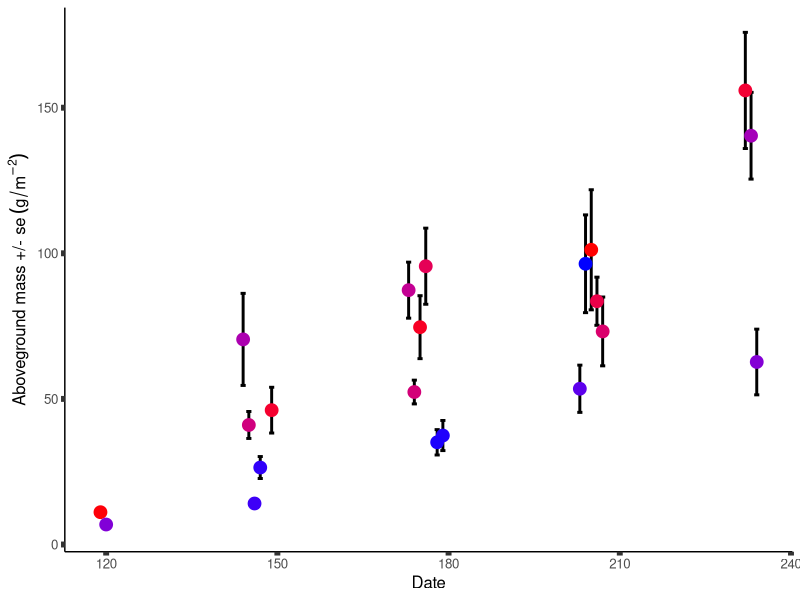
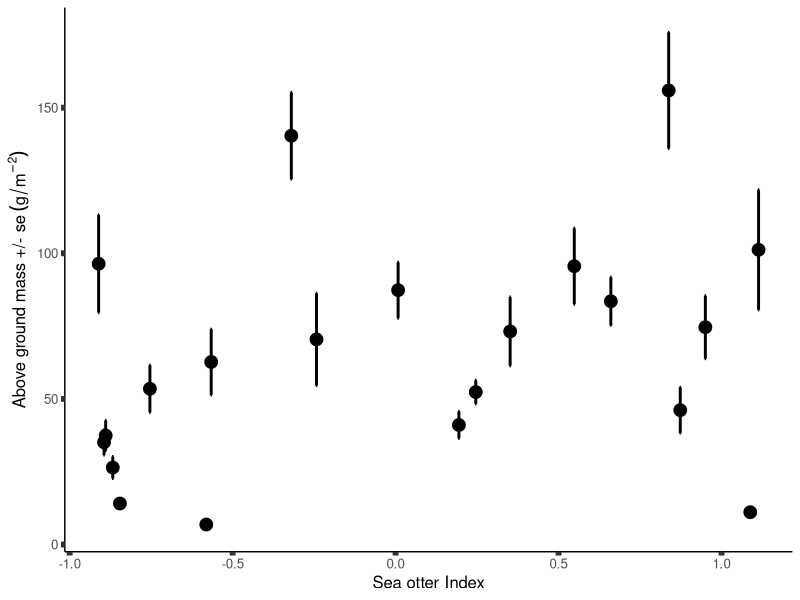
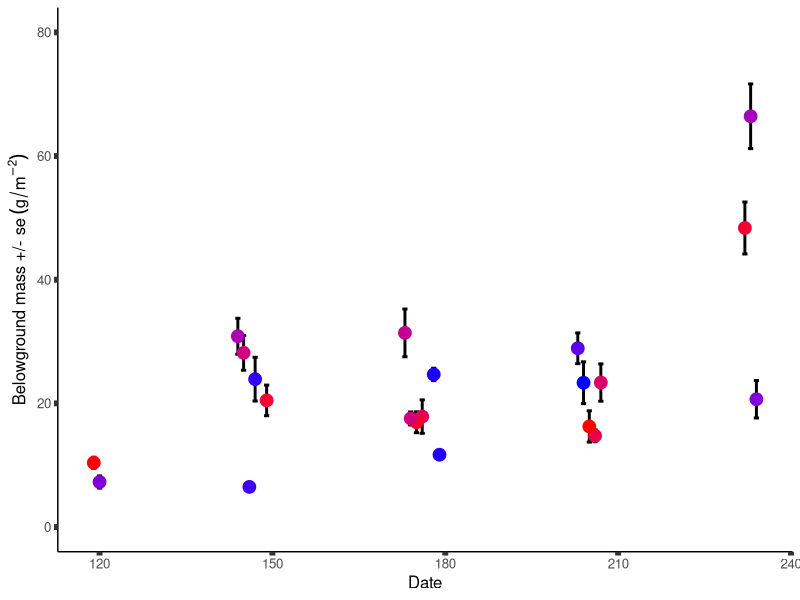
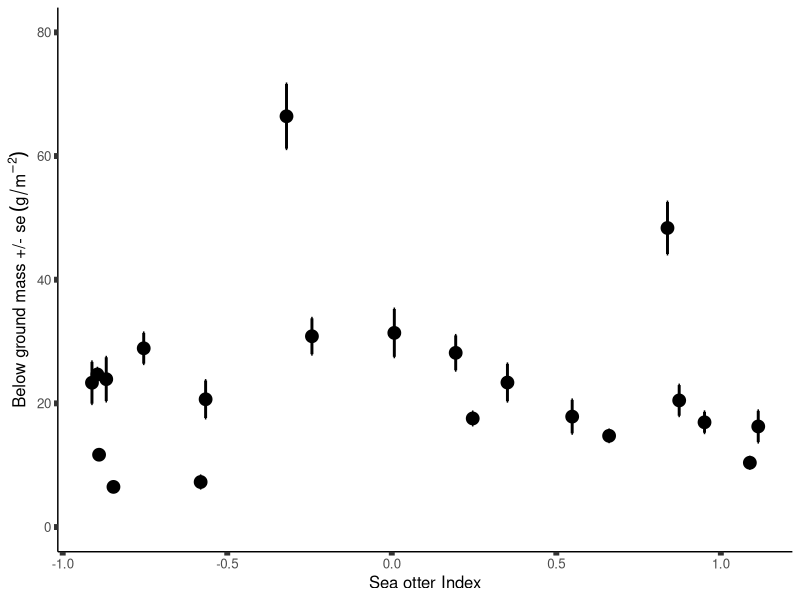
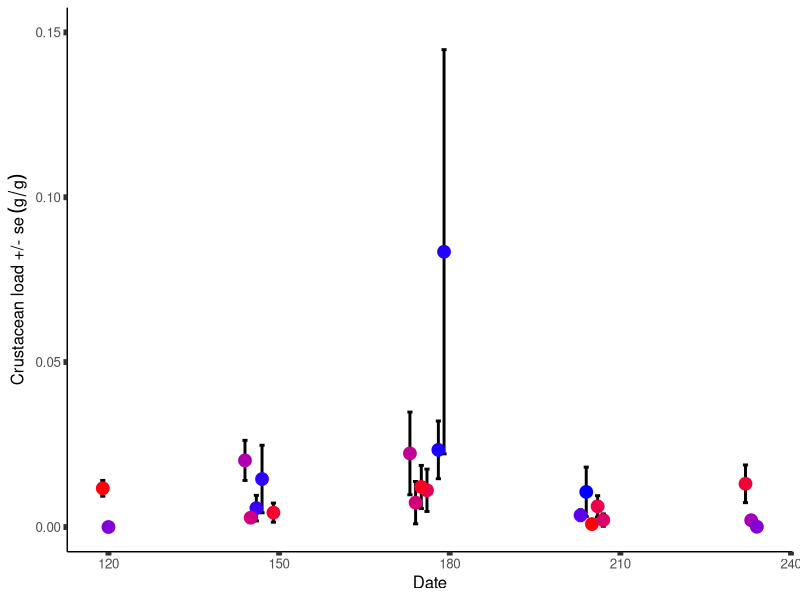
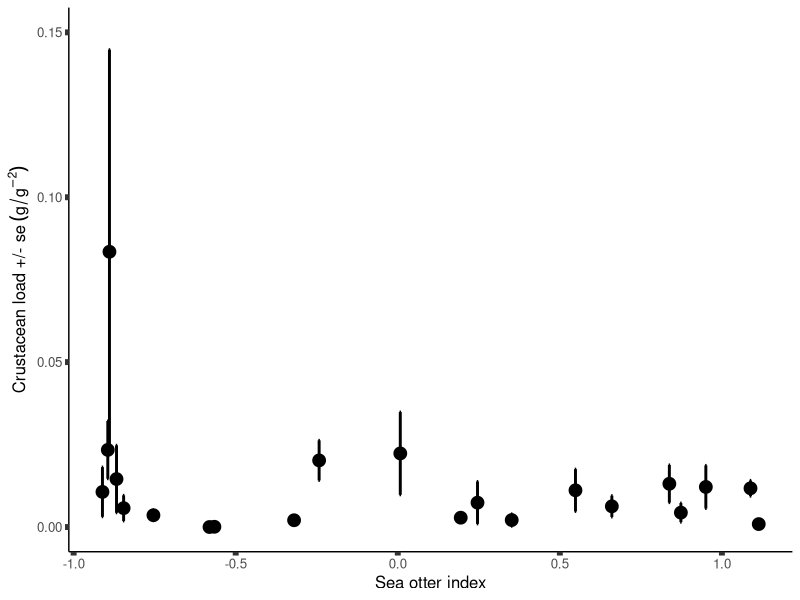
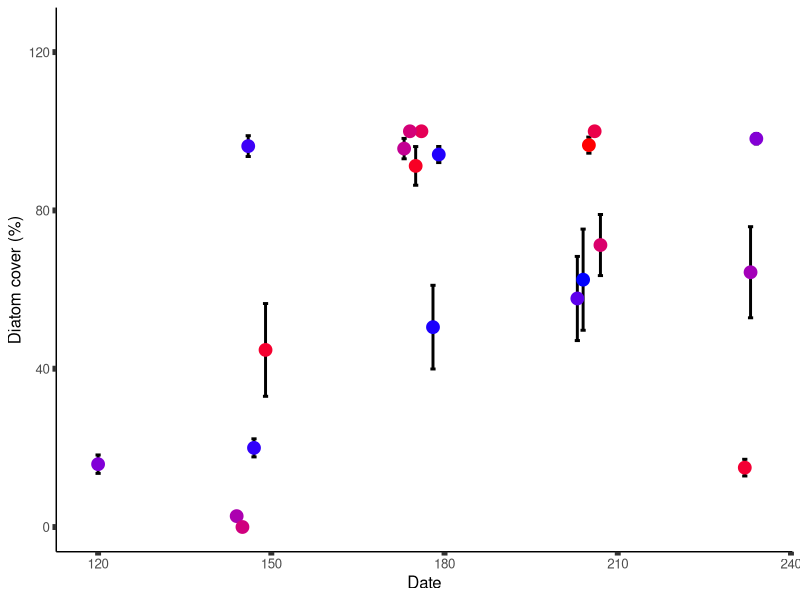
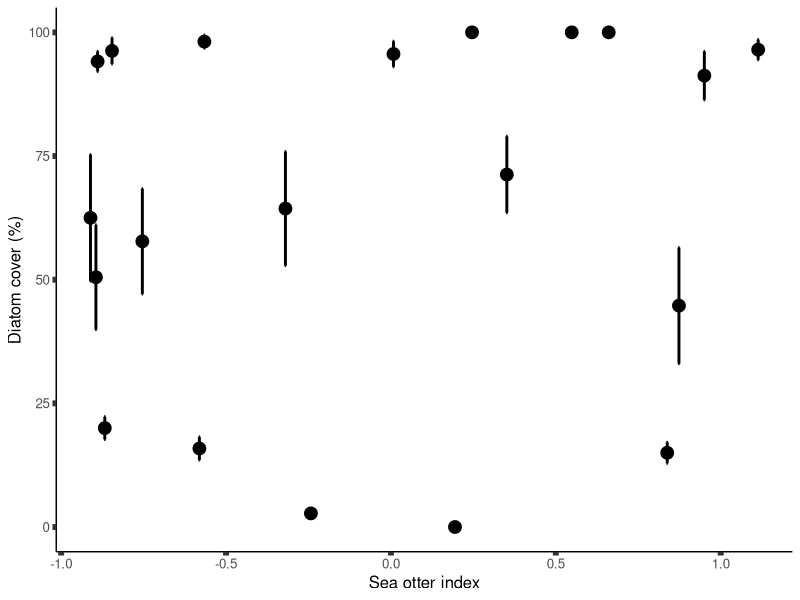

Reproduce these figures in R, in order. (Note: this script raises an error after producing the figures.)
## ---- chunk 1
library(dplyr)
library(ggplot2)
library(tidyr)
library(ggplot2)
library(cowplot)

theme_set(theme_classic())
## ---- chunk 2
st.er <- function(x, na.rm = TRUE) {
  stopifnot(is.numeric(x))
  return(sd(x, na.rm = na.rm)/sqrt(length(x)))
}
## ---- chunk 3
eg.dat <- read.csv("../ALL_DATA/eelgrass_and_grazer_2017_derived.csv", stringsAsFactors = FALSE, header = TRUE)

crab.dat <- read.csv("../ALL_DATA/crab_simple_site_2017_derived.csv", stringsAsFactors = FALSE, header = TRUE)

fish.dat <- read.csv("../ALL_DATA/fish_simple_site_2017_derived.csv", stringsAsFactors = FALSE, header = TRUE)

# clean up some column names to avoid confusion later on
colnames(eg.dat)[3] <- "date_eelgrass_tran"
colnames(eg.dat)[4] <- "date_julian_eelgrass_tran"

colnames(crab.dat)[12] <- "shan_diverse_crab"
colnames(crab.dat)[13] <- "simp_diverse_crab"

colnames(fish.dat)[65] <- "total_fish"
colnames(fish.dat)[8] <- "date_julian_fish"
colnames(fish.dat)[66] <- "shan_diverse_fish"
colnames(fish.dat)[67] <- "simp_diverse_fish"

## ---- chunk 4
str(eg.dat)
str(crab.dat)
str(fish.dat)
## ---- chunk 5
## shoot density ##
SHDN.SOII <- ggplot(eg.dat) +
  geom_point(aes(x = sea_otter_index, y = shoot_dens), size = 4) +
  geom_errorbar(aes(x = sea_otter_index, ymin = shoot_dens - shoot_dens_se, ymax = shoot_dens + shoot_dens_se), size = 1) +
  labs(x = "Sea otter Index", y = bquote('Shoot density +/- se' ~(m^-2))) +
  theme(text = element_text(size = 12), axis.ticks = element_line(size = 2), legend.position = "none")

## Aboveground biomass ##
ABGB.SOII <- ggplot(eg.dat) +
  geom_point(aes(x = sea_otter_index, y = abvgnd_mass), size = 4) +
  geom_errorbar(aes(x = sea_otter_index, ymin = abvgnd_mass - abvgnd_mass_se, ymax = abvgnd_mass + abvgnd_mass_se), size = 1) +
  labs(x = "Sea otter Index", y = bquote('Above ground mass +/- se' ~(g/m^-2))) +
  theme(text = element_text(size = 12), axis.ticks = element_line(size = 2), legend.position = "none")

## Belowground biomass ##
BLGB.SOII <- ggplot(eg.dat) +
  geom_point(aes(x = sea_otter_index, y = blwgnd_mass), size = 4) +
  geom_errorbar(aes(x = sea_otter_index, ymin = blwgnd_mass - blwgnd_mass_se, ymax = blwgnd_mass + blwgnd_mass_se), size = 1) +
  labs(x = "Sea otter Index", y = bquote('Below ground mass +/- se' ~(g/m^-2))) +
  lims(y = c(0, 80)) +
  theme(text = element_text(size = 12), axis.ticks = element_line(size = 2), legend.position = "none")

## Second rhizome node ##
RHI2.SOII <- ggplot(eg.dat) +
  geom_point(aes(x = sea_otter_index, y = node2), size = 4) +
  geom_errorbar(aes(x = sea_otter_index, ymin = node2 - node2_se, ymax = node2 + node2_se), size = 1) +
  labs(x = "Sea otter Index", y = "Rhizome node #2 (cm)") +
  theme(text = element_text(size = 12), axis.ticks = element_line(size = 2), legend.position = "none")

## Epiphyte mass ##
EPIM.SOII <- ggplot(eg.dat) +
  geom_point(aes(x = sea_otter_index, y = epi_mass), size = 4) +
  geom_errorbar(aes(x = sea_otter_index, ymin = epi_mass - epi_mass_se, ymax = epi_mass + epi_mass_se), size = 1) +
  labs(x = "Sea otter Index", y = bquote('Epiphyte mass  +/- se (g)')) +
  lims(y = c(0, 0.04)) +
  theme(text = element_text(size = 12), axis.ticks = element_line(size = 2), legend.position = "none")

## Epiphyte load ##
EPIL.SOII <- ggplot(eg.dat) +
  geom_point(aes(x = sea_otter_index, y = epiphmass_shootmass), size = 4) +
  geom_errorbar(aes(x = sea_otter_index, ymin = epiphmass_shootmass - epiphmass_shootmass_se, ymax = epiphmass_shootmass + epiphmass_shootmass_se), size = 1) +
  labs(x = "Sea otter Index", y = bquote('Epiphyte load +/- se' ~(g/g^-2))) +
  lims(y = c(0, 0.25)) +
  theme(text = element_text(size = 12), axis.ticks = element_line(size = 2), legend.position = "none")

## Macroalgae ##
MAPC.SOII <- ggplot(eg.dat) +
  geom_point(aes(x = sea_otter_index, y = macro_dens), size = 4) +
  geom_errorbar(aes(x = sea_otter_index, ymin = macro_dens - macro_dens_se, ymax = macro_dens + macro_dens_se), size = 1) +
  labs(x = "Sea otter index", y = "Macroalgae cover (%)") +
  lims(y = c(0, 75)) +
  theme(text = element_text(size = 12), axis.ticks = element_line(size = 2))

## Diotoms ##
DTPC.SOII <- ggplot(eg.dat) +
  geom_point(aes(x = sea_otter_index, y = diatom_dens), size = 4) +
  geom_errorbar(aes(x = sea_otter_index, ymin = diatom_dens - diatom_dens_se, ymax = diatom_dens + diatom_dens_se), size = 1) +
  labs(x = "Sea otter index", y = "Diatom cover (%)") +
  lims(y = c(0, 100)) +
  theme(text = element_text(size = 12), axis.ticks = element_line(size = 2), legend.position = "none")
## ---- chunk 6
## Day of nutrients ##
NO.SOII <- ggplot(eg.dat) +
  geom_point(aes(x = sea_otter_index, y = NOX_site), size = 4) +
  geom_errorbar(aes(x = sea_otter_index, ymin = NOX_site - NOX_site_se, ymax = NOX_site + NOX_site_se), size = 1) +
  labs(x = "Sea otter index", y = "Nitrate +/- se (umol/L)") +
  theme(text = element_text(size = 12), axis.ticks = element_line(size = 2), legend.position = "none")

NH4.SOII <- ggplot(eg.dat) +
  geom_point(aes(x = sea_otter_index, y = NH4_site), size = 4) +
  geom_errorbar(aes(x = sea_otter_index, ymin = NH4_site - NH4_site_se, ymax = NH4_site + NH4_site_se), size = 1) +
  labs(x = "Sea otter index", y = "Ammonium +/- se (umol/L)") +
  theme(text = element_text(size = 12), axis.ticks = element_line(size = 2), legend.position = "none")

PO4.SOII <- ggplot(eg.dat) +
  geom_point(aes(x = sea_otter_index, y = PO4_site), size = 4) +
  geom_errorbar(aes(x = sea_otter_index, ymin = PO4_site - PO4_site_se, ymax = PO4_site + PO4_site_se), size = 1) +
  labs(x = "Sea otter index", y = "Phosphate +/- se (umol/L)") +
  theme(text = element_text(size = 12), axis.ticks = element_line(size = 2), legend.position = "none")

TN.SOII <- ggplot(eg.dat) +
  geom_point(aes(x = sea_otter_index, y = Ntotal_site), size = 4) +
  geom_errorbar(aes(x = sea_otter_index, ymin = Ntotal_site - Ntotal_site_se, ymax = Ntotal_site + Ntotal_site_se), size = 1) +
  labs(x = "Sea otter index", y = "Total N +/- se (umol/L)") +
  theme(text = element_text(size = 12), axis.ticks = element_line(size = 2), legend.position = "none")

NP.SOII <- ggplot(eg.dat) +
  geom_point(aes(x = sea_otter_index, y = NP_site), size = 4) +
  geom_errorbar(aes(x = sea_otter_index, ymin = NP_site - NP_site_se, ymax = NP_site + NP_site_se), size = 1) +
  labs(x = "Sea otter index", y = "N:P +/- se") +
  theme(text = element_text(size = 12), axis.ticks = element_line(size = 2), legend.position = "none")

## ---- chunk 7
NO1m.SOII <- ggplot(eg.dat) +
  geom_point(aes(x = sea_otter_index, y = NOX_1m_ND), size = 4) +
  geom_errorbar(aes(x = sea_otter_index, ymin = NOX_1m_ND - NOX_1m_ND_se, ymax = NOX_1m_ND + NOX_1m_ND_se), size = 1) +
  labs(x = "Sea otter index", y = "Nitrate +/- se (umol/L)") +
  theme(text = element_text(size = 12), axis.ticks = element_line(size = 2), legend.position = "none")

NH41m.SOII <- ggplot(eg.dat) +
  geom_point(aes(x = sea_otter_index, y = NH4_1m_ND), size = 4) +
  geom_errorbar(aes(x = sea_otter_index, ymin = NH4_1m_ND - NH4_1m_ND_se, ymax = NH4_1m_ND + NH4_1m_ND_se), size = 1) +
  labs(x = "Sea otter index", y = "Ammonium +/- se (umol/L)") +
  theme(text = element_text(size = 12), axis.ticks = element_line(size = 2), legend.position = "none")

PO41m.SOII <- ggplot(eg.dat) +
  geom_point(aes(x = sea_otter_index, y = PO4_1m_ND), size = 4) +
  geom_errorbar(aes(x = sea_otter_index, ymin = PO4_1m_ND - PO4_1m_ND_se, ymax = PO4_1m_ND + PO4_1m_ND_se), size = 1) +
  labs(x = "Sea otter index", y = "Phosphate +/- se (umol/L)") +
  theme(text = element_text(size = 12), axis.ticks = element_line(size = 2), legend.position = "none")

TN1m.SOII <- ggplot(eg.dat) +
  geom_point(aes(x = sea_otter_index, y = Ntotal_1m_ND), size = 4) +
  geom_errorbar(aes(x = sea_otter_index, ymin = Ntotal_1m_ND - Ntotal_1m_ND_se, ymax = Ntotal_1m_ND + Ntotal_1m_ND_se), size = 1) +
  labs(x = "Sea otter index", y = "Total N +/- se (umol/L)") +
  theme(text = element_text(size = 12), axis.ticks = element_line(size = 2), legend.position = "none")

NP1m.SOII <- ggplot(eg.dat) +
  geom_point(aes(x = sea_otter_index, y = NP_1m_ND), size = 4) +
  geom_errorbar(aes(x = sea_otter_index, ymin = NP_1m_ND - NP_1m_ND_se, ymax = NP_1m_ND + NP_1m_ND_se), size = 1) +
  labs(x = "Sea otter index", y = "N:P +/- se") +
  theme(text = element_text(size = 12), axis.ticks = element_line(size = 2), legend.position = "none")
## ---- chunk 8
## Grazer mass ##
GRZM.SOII <- ggplot(eg.dat) +
  geom_point(aes(x = sea_otter_index, y = grazer_mass), size = 4) +
  geom_errorbar(aes(x = sea_otter_index, ymin = grazer_mass - grazer_mass_se, ymax = grazer_mass + grazer_mass_se), size = 1) +
  labs(x = "Sea otter Index", y = bquote('Grazer mass +/- se (g)')) +
  lims(y = c(0, 0.25)) +
  theme(text = element_text(size = 12), axis.ticks = element_line(size = 2), legend.position = "none")

## Grazer load ##
GRZL.SOII <- ggplot(eg.dat) +
  geom_point(aes(x = sea_otter_index, y = grazermass_shootmass), size = 4) +
  geom_errorbar(aes(x = sea_otter_index, ymin = grazermass_shootmass - grazermass_shootmass_se, ymax = grazermass_shootmass + grazermass_shootmass_se), size = 1) +
  labs(x = "Sea otter Index", y = bquote('Grazer load +/- se' ~(g/g^-2))) +
  lims(y = c(0, 0.25)) +
  theme(text = element_text(size = 12), axis.ticks = element_line(size = 2), legend.position = "none")

## Crustacean load ##
CRSL.SOII <- ggplot(eg.dat) +
  geom_point(aes(x = sea_otter_index, y = crusmass_shootmass), size = 4) +
  geom_errorbar(aes(x = sea_otter_index, ymin = crusmass_shootmass - crusmass_shootmass_se, ymax = crusmass_shootmass + crusmass_shootmass_se), size = 1) +
  labs(x = "Sea otter index", y = bquote('Crustacean load +/- se' ~(g/g^-2))) +
  lims(y = c(0, 0.15)) +
  theme(text = element_text(size = 12), axis.ticks = element_line(size = 2))

## Gastropod load ##
GASL.SOII <- ggplot(eg.dat) +
  geom_point(aes(x = sea_otter_index, y = gastmass_shootmass), size = 4) +
  geom_errorbar(aes(x = sea_otter_index, ymin = gastmass_shootmass - gastmass_shootmass_se, ymax = gastmass_shootmass + gastmass_shootmass_se), size = 1) +
  labs(x = "Sea otter index", y = bquote('Gastropod load +/- se' ~(g/g^-2))) +
  lims(y = c(0, 0.10)) +
  theme(text = element_text(size = 12), axis.ticks = element_line(size = 2), legend.position = "none")
## ---- chunk 9
## Shoot density ##
SHDN.JDAY <- ggplot(eg.dat) +
  geom_errorbar(aes(x = date_julian_eelgrass_tran, ymin = shoot_dens - shoot_dens_se, ymax = shoot_dens + shoot_dens_se), size = 1) +
  geom_point(aes(x = date_julian_eelgrass_tran, y = shoot_dens, color = sea_otter_index), size = 4) +
  scale_color_gradient(low = "blue", high = "red") +
  labs(x = "Date", y = bquote('Shoot density +/- se' ~(m^-2))) +
  theme(text = element_text(size = 12), axis.ticks = element_line(size = 2), legend.position = "none")

## Aboveground biomass ##
ABGB.JDAY <- ggplot(eg.dat) +
  geom_errorbar(aes(x = date_julian_eelgrass_tran, ymin = abvgnd_mass - abvgnd_mass_se, ymax = abvgnd_mass + abvgnd_mass_se), size = 1) +
  geom_point(aes(x = date_julian_eelgrass_tran, y = abvgnd_mass, col = sea_otter_index), size = 4) +
  scale_color_gradient(low = "blue", high = "red") +
  labs(x = "Date", y = bquote('Aboveground mass +/- se' ~(g/m^-2))) +
  theme(text = element_text(size = 12), axis.ticks = element_line(size = 2), legend.position = "none")

## Belowground biomass ##
BLGB.JDAY <- ggplot(eg.dat) +
  geom_errorbar(aes(x = date_julian_eelgrass_tran, ymin = blwgnd_mass - blwgnd_mass_se, ymax = blwgnd_mass + blwgnd_mass_se), size = 1) +
  geom_point(aes(x = date_julian_eelgrass_tran, y = blwgnd_mass, col = sea_otter_index), size = 4) +
  scale_color_gradient(low = "blue", high = "red") +
  labs(x = "Date", y = bquote('Belowground mass +/- se' ~(g/m^-2))) +
  lims(y = c(0, 80)) +
  theme(text = element_text(size = 12), axis.ticks = element_line(size = 2), legend.position = "none")

## Second rhizome node ##
RHI2.JDAY <- ggplot(eg.dat) +
  geom_errorbar(aes(x = date_julian_eelgrass_tran, ymin = node2 - node2_se, ymax = node2 + node2_se), size = 1) +
  geom_point(aes(x = date_julian_eelgrass_tran, y = node2, col = sea_otter_index), size = 4) +
  scale_color_gradient(low = "blue", high = "red") +
  labs(x = "Date", y = "Rhizome node #2 (cm)") +
  theme(text = element_text(size = 12), axis.ticks = element_line(size = 2), legend.position = "none")

## Epiphyte mass ##
EPIM.JDAY <- ggplot(eg.dat) +
  geom_errorbar(aes(x = date_julian_eelgrass_tran, ymin = epi_mass - epi_mass_se, ymax = epi_mass + epi_mass_se), size = 1) +
  geom_point(aes(x = date_julian_eelgrass_tran, y = epi_mass, col = sea_otter_index), size = 4) +
  scale_color_gradient(low = "blue", high = "red") +
  labs(x = "Date", y = bquote('Epiphyte mass  +/- se (g)')) +
  lims(y = c(0, 0.04)) +
  theme(text = element_text(size = 12), axis.ticks = element_line(size = 2), legend.position = "none")

## Epiphyte load ##
EPIL.JDAY <- ggplot(eg.dat) +
  geom_errorbar(aes(x = date_julian_eelgrass_tran, ymin = epiphmass_shootmass - epiphmass_shootmass_se, ymax = epiphmass_shootmass + epiphmass_shootmass_se), size = 1) +
  geom_point(aes(x = date_julian_eelgrass_tran, y = epiphmass_shootmass, col = sea_otter_index), size = 4) +
  scale_color_gradient(low = "blue", high = "red") +
  labs(x = "Date", y = bquote('Epiphyte mass / Shoot mass +/- se' ~(g/g^-2))) +
  lims(y = c(0, 0.25)) +
  theme(text = element_text(size = 12), axis.ticks = element_line(size = 2), legend.position = "none")

## Macroalgae ##
MAPC.JDAY <- ggplot(eg.dat) +
  geom_errorbar(aes(x = date_julian_eelgrass_tran, ymin = macro_dens - macro_dens_se, ymax = macro_dens + macro_dens_se), size = 1) +
  geom_point(aes(x = date_julian_eelgrass_tran, y = macro_dens, col = sea_otter_index), size = 4) +
  scale_color_gradient(low = "blue", high = "red") +
  labs(x = "Date", y = "Macroalgae cover (%)") +
  lims(y = c(0,75)) +
  theme(text = element_text(size = 12), axis.ticks = element_line(size = 2), legend.position = "none")

## Diatoms ##
DTPC.JDAY <- ggplot(eg.dat) +
  geom_errorbar(aes(x = date_julian_eelgrass_tran, ymin = diatom_dens - diatom_dens_se, ymax = diatom_dens + diatom_dens_se), size = 1) +
  geom_point(aes(x = date_julian_eelgrass_tran, y = diatom_dens, col = sea_otter_index), size = 4) +
  scale_color_gradient(low = "blue", high = "red") +
  labs(x = "Date", y = "Diatom cover (%)") +
  lims(y = c(0,125)) +
  theme(text = element_text(size = 12), axis.ticks = element_line(size = 2), legend.position = "none")
## ---- chunk 10
NO.JDAY <- ggplot(eg.dat) +
  geom_point(aes(x = date_julian_eelgrass_tran, y = NOX_site), size = 4) +
  geom_errorbar(aes(x = date_julian_eelgrass_tran, ymin = NOX_site - NOX_site_se, ymax = NOX_site + NOX_site_se), size = 1) +
  labs(x = "Date", y = "Nitrate +/- se") +
  theme(text = element_text(size = 12), axis.ticks = element_line(size = 2), legend.position = "none")

NH4.JDAY <- ggplot(eg.dat) +
  geom_point(aes(x = date_julian_eelgrass_tran, y = NH4_site), size = 4) +
  geom_errorbar(aes(x = date_julian_eelgrass_tran, ymin = NH4_site - NH4_site_se, ymax = NH4_site + NH4_site_se), size = 1) +
  labs(x = "Date", y = "Ammonium +/- se") +
  theme(text = element_text(size = 12), axis.ticks = element_line(size = 2), legend.position = "none")

PO4.JDAY <- ggplot(eg.dat) +
  geom_point(aes(x = date_julian_eelgrass_tran, y = PO4_site), size = 4) +
  geom_errorbar(aes(x = date_julian_eelgrass_tran, ymin = PO4_site - PO4_site_se, ymax = PO4_site + PO4_site_se), size = 1) +
  labs(x = "Date", y = "Phosphate +/- se") +
  theme(text = element_text(size = 12), axis.ticks = element_line(size = 2), legend.position = "none")

TN.JDAY <- ggplot(eg.dat) +
  geom_point(aes(x = date_julian_eelgrass_tran, y = Ntotal_site), size = 4) +
  geom_errorbar(aes(x = date_julian_eelgrass_tran, ymin = Ntotal_site - Ntotal_site_se, ymax = Ntotal_site + Ntotal_site_se), size = 1) +
  labs(x = "Date", y = "Total N +/- se") +
  theme(text = element_text(size = 12), axis.ticks = element_line(size = 2), legend.position = "none")

NP.JDAY <- ggplot(eg.dat) +
  geom_point(aes(x = date_julian_eelgrass_tran, y = NP_site), size = 4) +
  geom_errorbar(aes(x = date_julian_eelgrass_tran, ymin = NP_site - NP_site_se, ymax = NP_site + NP_site_se), size = 1) +
  labs(x = "Date", y = "N:P +/- se") +
  theme(text = element_text(size = 12), axis.ticks = element_line(size = 2), legend.position = "none")
## ---- chunk 11
## Grazer mass ##
GRZM.JDAY <- ggplot(eg.dat) +
  geom_errorbar(aes(x = date_julian_eelgrass_tran, ymin = grazer_mass - grazer_mass_se, ymax = grazer_mass + grazer_mass_se), size = 1) +
  geom_point(aes(x = date_julian_eelgrass_tran, y = grazer_mass, col = sea_otter_index), size = 4) +
  scale_color_gradient(low = "blue", high = "red") +
  labs(x = "Date", y = bquote('Grazer mass +/- se (g)')) +
  lims(y = c(0, 0.25)) +
  theme(text = element_text(size = 12), axis.ticks = element_line(size = 2), legend.position = "none")

## Grazer load ##
GRZL.JDAY <- ggplot(eg.dat) +
  geom_errorbar(aes(x = date_julian_eelgrass_tran, ymin = grazermass_shootmass - grazermass_shootmass_se, ymax = grazermass_shootmass + grazermass_shootmass_se), size = 1) +
  geom_point(aes(x = date_julian_eelgrass_tran, y = grazermass_shootmass, col = sea_otter_index), size = 4) +
  scale_color_gradient(low = "blue", high = "red") +
  labs(x = "Date", y = bquote('Grazer load +/- se' ~(g/g))) +
  lims(y = c(0, 0.25)) +
  theme(text = element_text(size = 12), axis.ticks = element_line(size = 2), legend.position = "none")

## Crustacean load ##
CRSL.JDAY <- ggplot(eg.dat) +
  geom_errorbar(aes(x = date_julian_eelgrass_tran, ymin = crusmass_shootmass - crusmass_shootmass_se, ymax = crusmass_shootmass + crusmass_shootmass_se), size = 1) +
  geom_point(aes(x = date_julian_eelgrass_tran, y = crusmass_shootmass, col = sea_otter_index), size = 4) +
  scale_color_gradient(low = "blue", high = "red") +
  labs(x = "Date", y = bquote('Crustacean load +/- se' ~(g/g))) +
  lims(y = c(0, 0.15)) +
  theme(text = element_text(size = 12), axis.ticks = element_line(size = 2), legend.position = "none")

## Gastropod load ##
GASL.JDAY <- ggplot(eg.dat) +
  geom_errorbar(aes(x = date_julian_eelgrass_tran, ymin = gastmass_shootmass - gastmass_shootmass_se, ymax = gastmass_shootmass + gastmass_shootmass_se), size = 1) +
  geom_point(aes(x = date_julian_eelgrass_tran, y = gastmass_shootmass, col = sea_otter_index), size = 4) +
  scale_color_gradient(low = "blue", high = "red") +
  labs(x = "Date", y = bquote('Gastropod load +/- se' ~(g/g))) +
  lims(y = c(0, 0.10)) +
  theme(text = element_text(size = 12), axis.ticks = element_line(size = 2), legend.position = "none")
## ---- chunk 12
eg.dat <- merge(eg.dat, crab.dat, by = "site")

str(eg.dat)
## ---- chunk 13
## Crab Mass ##
CRBM.SOII <- ggplot(eg.dat, aes(sea_otter_index, crab_mass)) +
  geom_point(size = 4) +
  geom_errorbar(aes(ymin = crab_mass - crab_mass_se, ymax = crab_mass + crab_mass_se), size = 1) +
  labs(x = "Sea otter index", y = "Crab mass +/- se (g)") +
  lims(y = c(0, 300)) +
  theme(text = element_text(size = 12), axis.ticks = element_line(size = 2))

## Crab size ##
CRBS.SOII <- ggplot(eg.dat, aes(sea_otter_index, crab_width)) +
  geom_point(size = 4) +
  geom_errorbar(aes(ymin = crab_width - crab_width_se, ymax = crab_width + crab_width_se), size = 1) +
  labs(x = "Sea otter index", y = "Crab carapase width +/- se (mm)") +
  lims(y = c(0, 150)) +
  theme(text = element_text(size = 12), axis.ticks = element_line(size = 2))

## Total crabs ##
CRBT.SOII <- ggplot(eg.dat, aes(sea_otter_index, total_crab)) +
  geom_point(size = 4) +
  labs(x = "Sea otter index", y = "Total crabs") +
  lims(y = c(0, 30)) +
  theme(text = element_text(size = 12), axis.ticks = element_line(size = 2))

## Crab Diversity - shannon weiner ##
CRBSW.SOII <- ggplot(eg.dat, aes(sea_otter_index, shan_diverse)) +
  geom_point(size = 4) +
  labs(x = "Sea otter index", y = "S-W diversity") +
  theme(text = element_text(size = 12), axis.ticks = element_line(size = 2))

## Crab Diversity - simpson ##
CRBSP.SOII <- ggplot(eg.dat, aes(sea_otter_index, simp_diverse)) +
  geom_point(size = 4) +
  labs(x = "Sea otter index", y = "Simpson diversity") +
  theme(text = element_text(size = 12), axis.ticks = element_line(size = 2))
## ---- chunk 14
## Crab Mass ##
CRBM.JDAY <- ggplot(eg.dat, aes(date_pulled_julian, crab_mass, col = sea_otter_index)) +
  geom_point(size = 4) +
  scale_color_gradient(low = "blue", high = "red") +
  geom_errorbar(aes(ymin = crab_mass - crab_mass_se, ymax = crab_mass + crab_mass_se), size = 1, width = 0) +
  labs(x = "Date", y = "Crab mass +/- se (g)") +
  lims(y = c(0, 300)) +
  theme(text = element_text(size = 12), axis.ticks = element_line(size = 2), legend.position = "none")

## Crab size ##
CRBS.JDAY <- ggplot(eg.dat, aes(date_pulled_julian, crab_width, col = sea_otter_index)) +
  geom_point(size = 4) +
  scale_color_gradient(low = "blue", high = "red") +
  geom_errorbar(aes(ymin = crab_width - crab_width_se, ymax = crab_width + crab_width_se), size = 1, width = 0) +
  labs(x = "Date", y = "Crab carapase width +/- se (mm)") +
  lims(y = c(0, 150)) +
  theme(text = element_text(size = 12), axis.ticks = element_line(size = 2), legend.position = "none")

## Total crabs ##
CRBT.JDAY <- ggplot(eg.dat, aes(date_pulled_julian, total_crab, col = sea_otter_index)) +
  geom_point(size = 4) +
  scale_color_gradient(low = "blue", high = "red") +
  labs(x = "Date", y = "Total crabs") +
  lims(y = c(0, 30)) +
  theme(text = element_text(size = 12), axis.ticks = element_line(size = 2), legend.position = "none")

## Crab Diversity - shannon weiner ##
CRBSW.JDAY <- ggplot(eg.dat, aes(date_pulled_julian, shan_diverse, col = sea_otter_index)) +
  geom_point(size = 4) +
  scale_color_gradient(low = "blue", high = "red") +
  labs(x = "Date", y = "S-W diversity") +
  theme(text = element_text(size = 12), axis.ticks = element_line(size = 2), legend.position = "none")

## Crab Diversity - simpson ##
CRBSP.JDAY <- ggplot(eg.dat, aes(date_pulled_julian, simp_diverse, col = sea_otter_index)) +
  geom_point(size = 4) +
  scale_color_gradient(low = "blue", high = "red") +
  labs(x = "Date", y = "Simpson diversity") +
  theme(text = element_text(size = 12), axis.ticks = element_line(size = 2), legend.position = "none")
## ---- chunk 15
eg.dat <- merge(eg.dat, fish.dat, by = "site")

str(eg.dat)
## ---- chunk 16
## Total Fishes ##
FSHT.SOII <- ggplot(eg.dat, aes(sea_otter_index, total_fish)) +
  geom_point(size = 4) +
  labs(x = "Sea otter index", y = "Total fishes") +
  lims(y = c(0, 4000)) +
  theme(text = element_text(size = 12), axis.ticks = element_line(size = 2))

## Fish Diversity - shannon weiner ##
FSHSW.SOII <- ggplot(eg.dat, aes(sea_otter_index, shan_diverse)) +
  geom_point(size = 4) +
  labs(x = "Sea otter index", y = "S-W diversity") +
  theme(text = element_text(size = 12), axis.ticks = element_line(size = 2))

## Fish Diversity - simpson ##
FSHSP.SOII <- ggplot(eg.dat, aes(sea_otter_index, simp_diverse)) +
  geom_point(size = 4) +
  labs(x = "Sea otter index", y = "Simpson diversity") +
  theme(text = element_text(size = 12), axis.ticks = element_line(size = 2))
## ---- chunk 17
## Total fish ##
FSHT.JDAY <- ggplot(eg.dat, aes(date_julian, total_fish, col = sea_otter_index)) +
  geom_point(size = 4) +
  scale_color_gradient(low = "blue", high = "red") +
  labs(x = "Date", y = "Total fishes") +
  lims(y = c(0, 4000)) +
  theme(text = element_text(size = 12), axis.ticks = element_line(size = 2), legend.position = "none")

## Crab Diversity - shannon weiner ##
FSHSW.JDAY <- ggplot(eg.dat, aes(date_julian, shan_diverse, col = sea_otter_index)) +
  geom_point(size = 4) +
  scale_color_gradient(low = "blue", high = "red") +
  labs(x = "Date", y = "S-W diversity") +
  theme(text = element_text(size = 12), axis.ticks = element_line(size = 2), legend.position = "none")

## Crab Diversity - simpson ##
FSHSP.JDAY <- ggplot(eg.dat, aes(date_julian, simp_diverse, col = sea_otter_index)) +
  geom_point(size = 4) +
  scale_color_gradient(low = "blue", high = "red") +
  labs(x = "Date", y = "Simpson diversity") +
  theme(text = element_text(size = 12), axis.ticks = element_line(size = 2), legend.position = "none")
## ---- chunk 18
# add fish
eg.dat <- merge(eg.dat, fish.dat, by = "site")

# add crabs
eg.dat <- merge(eg.dat, crab.dat, by = "site")
## ---- chunk 19
# Grazer load vs Epiphyte load #
EPIL.GRZL <- ggplot(eg.dat, aes(grazermass_shootmass, epiphmass_shootmass, col = sea_otter_index)) +
  geom_point(size = 2) +
  geom_errorbar(aes(x = grazermass_shootmass, ymin = epiphmass_shootmass - epiphmass_shootmass_se, ymax = epiphmass_shootmass + epiphmass_shootmass_se)) +
  geom_errorbarh(aes(y = epiphmass_shootmass, x = grazermass_shootmass, xmin = grazermass_shootmass - grazermass_shootmass_se, xmax = grazermass_shootmass + grazermass_shootmass_se)) +
  scale_color_gradient(low = "blue", high = "red") +
  labs(x = "Grazer load +/- se (g/g)", y = "Epiphyte load +/- se (g/g)") +
  theme(text = element_text(size = 12), axis.ticks = element_line(size = 2), legend.position = "none")

# Crab mass vs Grazer load #
GRZM.CRBM <- ggplot(eg.dat, aes(crab_mass, grazermass_shootmass, col = sea_otter_index)) +
  geom_point(size = 2) +
  geom_errorbar(aes(x = crab_mass, ymin = grazermass_shootmass - grazermass_shootmass_se, ymax = grazermass_shootmass + grazermass_shootmass_se)) +
  geom_errorbarh(aes(y = grazermass_shootmass, x = crab_mass, xmin = crab_mass - crab_mass_se, xmax = crab_mass + crab_mass_se)) +
  scale_color_gradient(low = "blue", high = "red") +
  labs(x = "Crab mass +/- se (g)", y = "grazer load +/- se (g/g)") +
  theme(text = element_text(size = 12), axis.ticks = element_line(size = 2), legend.position = "none")

# Nutrients vs epiphytes #
EPIL.NTOT <- ggplot(eg.dat, aes(Ntotal_site, epiphmass_shootmass, col = sea_otter_index)) +
  geom_point(size = 2) +
  geom_errorbar(aes(x = Ntotal_site, ymin = epiphmass_shootmass - epiphmass_shootmass_se, ymax = epiphmass_shootmass + epiphmass_shootmass_se)) +
  geom_errorbarh(aes(x = Ntotal_site, y = epiphmass_shootmass, xmin = Ntotal_site - Ntotal_site_se, xmax = Ntotal_site + Ntotal_site_se)) +
  scale_color_gradient(low = "blue", high = "red") +
  labs(x = "Notal N +/- se (umol)", y = "Epiphyte load +/- se (g/g)") +
  theme(text = element_text(size = 12), axis.ticks = element_line(size = 2), legend.position = "none")

# Grazers load vs total fishes #
GRZL.FSHT <- ggplot(eg.dat, aes(log(total_fish), grazermass_shootmass, col = sea_otter_index)) +
  geom_point(size = 2) +
  geom_errorbar(aes(log(total_fish), ymin = grazermass_shootmass - grazermass_shootmass_se, ymax = grazermass_shootmass + grazermass_shootmass_se)) +
  scale_color_gradient(low = "blue", high = "red") +
  labs(x = "log total fish", y = "Grazer load +/- se (g/g)") +
  theme(text = element_text(size = 12), axis.ticks = element_line(size = 2), legend.position = "none")
## ---- chunk 20
ggsave(plot = ABGB.JDAY, "Figures/aboveground_mass_jday.png", dpi = 500)
ggsave(plot = ABGB.SOII, "Figures/aboveground_mass_seaotter.png", dpi = 500)
ggsave(plot = BLGB.JDAY, "Figures/belowground_mass_jday.png", dpi = 500)
ggsave(plot = BLGB.SOII, "Figures/belowground_mass_seaotter.png", dpi = 500)
ggsave(plot = CRSL.JDAY, "Figures/crustacean_mass_jday.png", dpi = 500)
ggsave(plot = CRSL.SOII, "Figures/crustacean_mass_seaotter.png", dpi = 500)
ggsave(plot = DTPC.JDAY, "Figures/diatom_pc_jday.png", dpi = 500)
ggsave(plot = DTPC.SOII, "Figures/diatom_pc_SOII.png", dpi = 500)
ggsave(plot = EPIL.JDAY, "Figures/epiphyte_load_jday.png", dpi = 500)
ggsave(plot = EPIL.SOII, "Figures/epiphyte_load_seaotter.png", dpi = 500)
ggsave(plot = EPIM.JDAY, "Figures/epiphyte_mass_jday.png", dpi = 500)
ggsave(plot = EPIM.SOII, "Figures/epiphyte_mass_seaotter.png", dpi = 500)
ggsave(plot = GASL.JDAY, "Figures/gastropod_load_jday.png", dpi = 500)
ggsave(plot = GASL.SOII, "Figures/gastropod_load_seaotter.png", dpi = 500)
ggsave(plot = GRZL.JDAY, "Figures/grazer_load_jday.png", dpi = 500)
ggsave(plot = GRZL.SOII, "Figures/grazer_load_seaotter.png", dpi = 500)
ggsave(plot = GRZM.JDAY, "Figures/grazer_mass_jday.png", dpi = 500)
ggsave(plot = GRZM.SOII, "Figures/grazer_mass_seaotter.png", dpi = 500)
ggsave(plot = MAPC.JDAY, "Figures/macroalgae_pc_jday.png", dpi = 500)
ggsave(plot = MAPC.SOII, "Figures/macroalgae_pc_seaotter.png", dpi = 500)
ggsave(plot = NH4.JDAY, "Figures/ammonium_jday.png", dpi = 500)
ggsave(plot = NH4.SOII, "Figures/ammonium_seaotter.png", dpi = 500)
ggsave(plot = NO.JDAY, "Figures/nitrate_jday.png", dpi = 500)
ggsave(plot = NO.SOII, "Figures/nitrate_seaotter.png", dpi = 500)
ggsave(plot = NO1m.SOII, "Figures/nitrate_nutday_1m_seaotter.png", dpi = 500)
ggsave(plot = NP.JDAY, "Figures/ntop_jday.png", dpi = 500)
ggsave(plot = NP.SOII, "Figures/ntop_SOII.png", dpi = 500)
ggsave(plot = NP1m.SOII, "Figures/totalN_nutday_1m_SOII.png", dpi = 500)
ggsave(plot = PO4.JDAY, "Figures/phosphate_jday.png", dpi = 500)
ggsave(plot = PO4.SOII, "Figures/phosphate_seaotter.png", dpi = 500)
ggsave(plot = PO41m.SOII, "Figures/phosphate_nutday_1m_seaotter.png", dpi = 500)
ggsave(plot = RHI2.JDAY, "Figures/rhizome_node2_jday.png", dpi = 500)
ggsave(plot = RHI2.SOII, "Figures/rhizome_node2_seaotter.png", dpi = 500)
ggsave(plot = SHDN.JDAY, "Figures/shoot_density_jday.png", dpi = 500)
ggsave(plot = SHDN.SOII, "Figures/shoot_density_seaotter.png", dpi = 500)
ggsave(plot = TN.JDAY, "Figures/totaln_jday.png", dpi = 500)
ggsave(plot = TN.SOII, "Figures/totaln_jday.png", dpi = 500)
ggsave(plot = TN1m.SOII, "Figures/totaln_nutday_1m_jday.png", dpi = 500)

ggsave(plot = CRBS.JDAY, "Figures/crab_size_jday.png", dpi = 500)
ggsave(plot = CRBS.SOII, "Figures/crab_size_seaotter.png", dpi = 500)
ggsave(plot = CRBM.JDAY, "Figures/crab_mass_jday.png", dpi = 500)
ggsave(plot = CRBM.SOII, "Figures/crab_mass_seaotter.png", dpi = 500)
ggsave(plot = CRBSP.JDAY, "Figures/crab_diversity_simpson_jday.png", dpi = 500)
ggsave(plot = CRBSP.SOII, "Figures/crab_diversity_simpson_seaotter.png", dpi = 500)
ggsave(plot = CRBSW.JDAY, "Figures/crab_diversity_shannon_jday.png", dpi = 500)
ggsave(plot = CRBSW.SOII, "Figures/crab_diversity_shannon_seaotter.png", dpi = 500)
ggsave(plot = CRBT.JDAY, "Figures/crab_totaln_jday.png", dpi = 500)
ggsave(plot = CRBT.SOII, "Figures/crab_totaln_seaotter.png", dpi = 500)

ggsave(plot = FSHT.JDAY, "Figures/fish_totaln_jday.png", dpi = 500)
ggsave(plot = FSHT.SOII, "Figures/fish_totaln_seaotter.png", dpi = 500)
ggsave(plot = FSHSP.JDAY, "Figures/fish_diversity_simpson_jday.png", dpi = 500)
ggsave(plot = FSHSP.SOII, "Figures/fish_diversity_simpson_seaotter.png", dpi = 500)
ggsave(plot = FSHSW.JDAY, "Figures/fish_diversity_shannon_jday.png", dpi = 500)
ggsave(plot = FSHSW.SOII, "Figures/fish_diversity_shannon_seaotter.png", dpi = 500)

ggsave(plot = EPIL.GRZL, "Figures/epiphyte_load_grazer_load.png", dpi = 500)
ggsave(plot= EPIL.NTOT, "Figures/epiphyte_load_totaln.png", dpi = 500)
ggsave(plot = GRZM.CRBM, "Figures/grazer_mass_crab_mass.png", dpi = 500)
ggsave(plot = GRZL.FSHT, "Figures/grazer_load_total_fish.png", dpi = 500)
